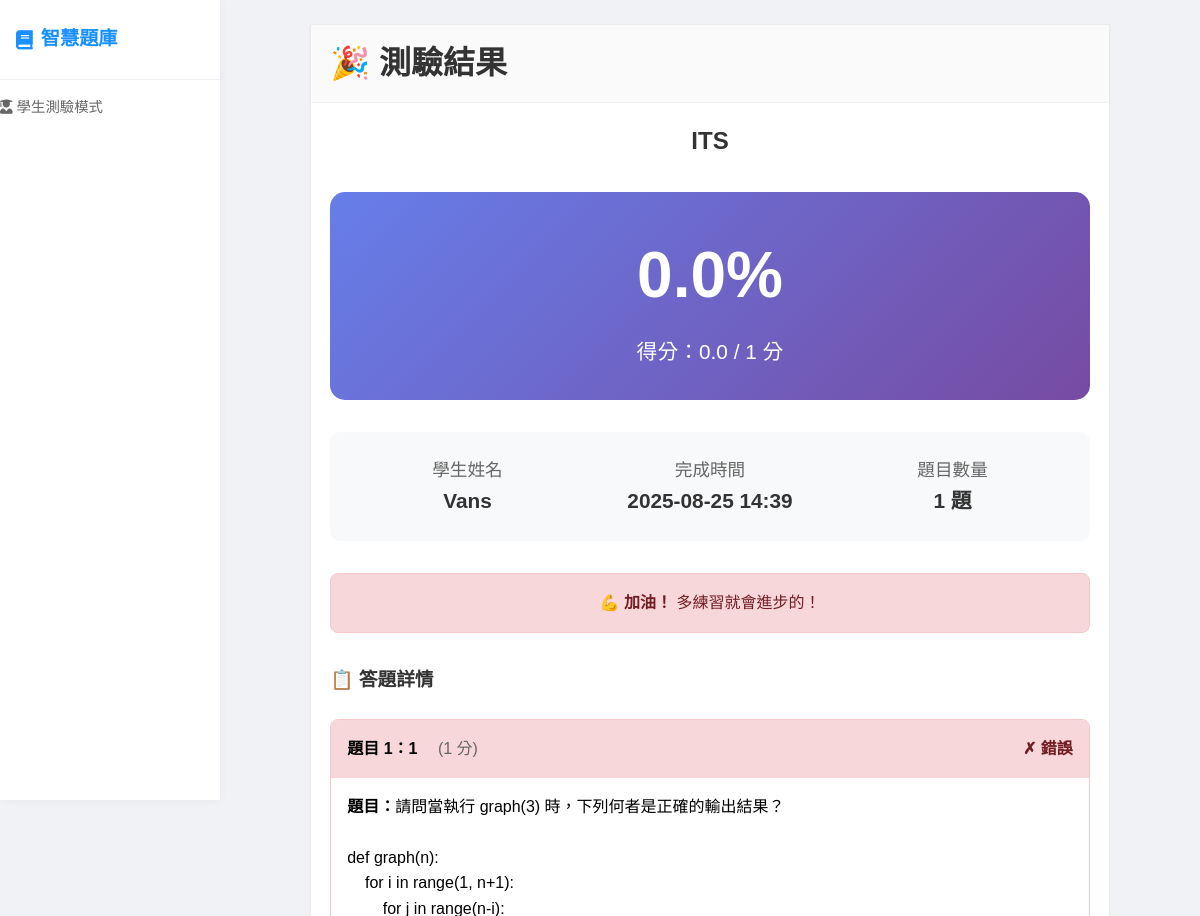
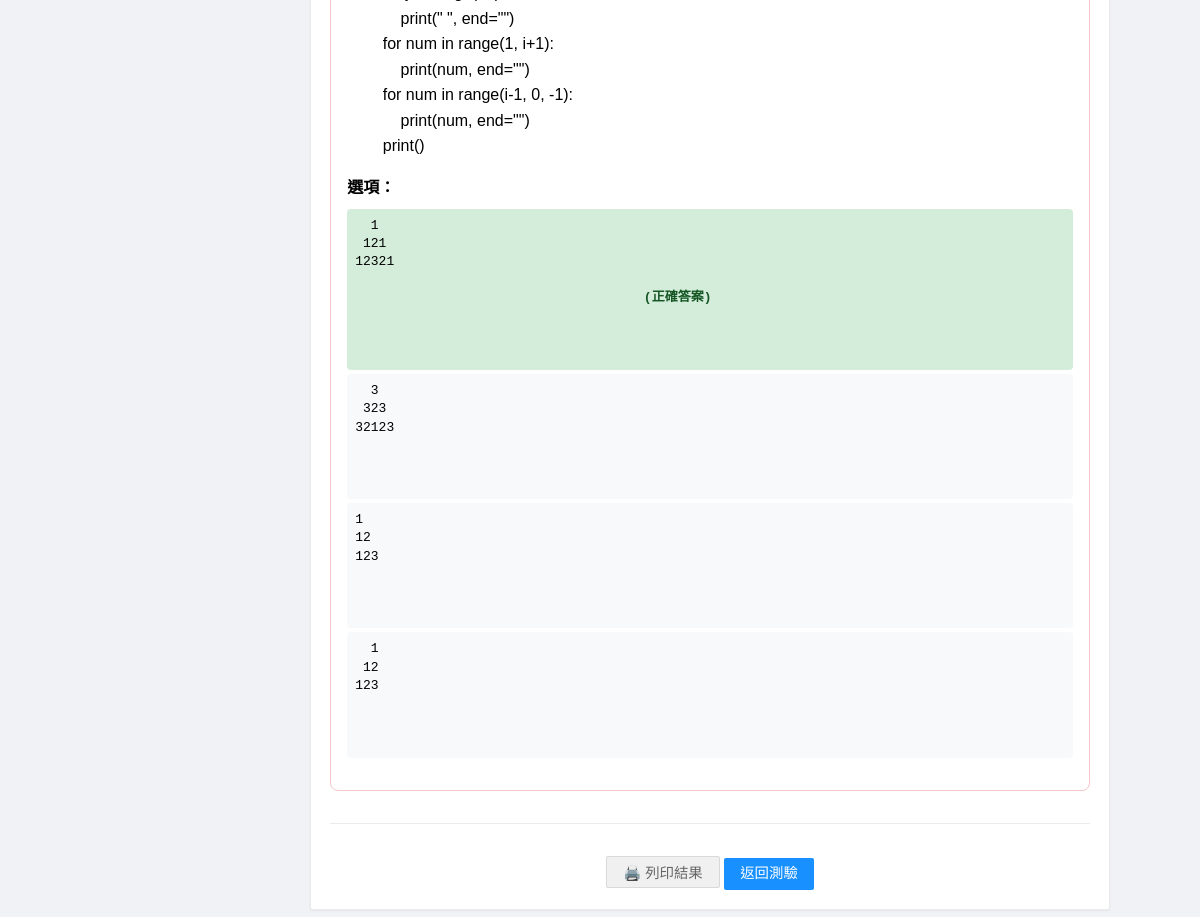
The app's page /result/1, older data (2 pictures, top to bottom).
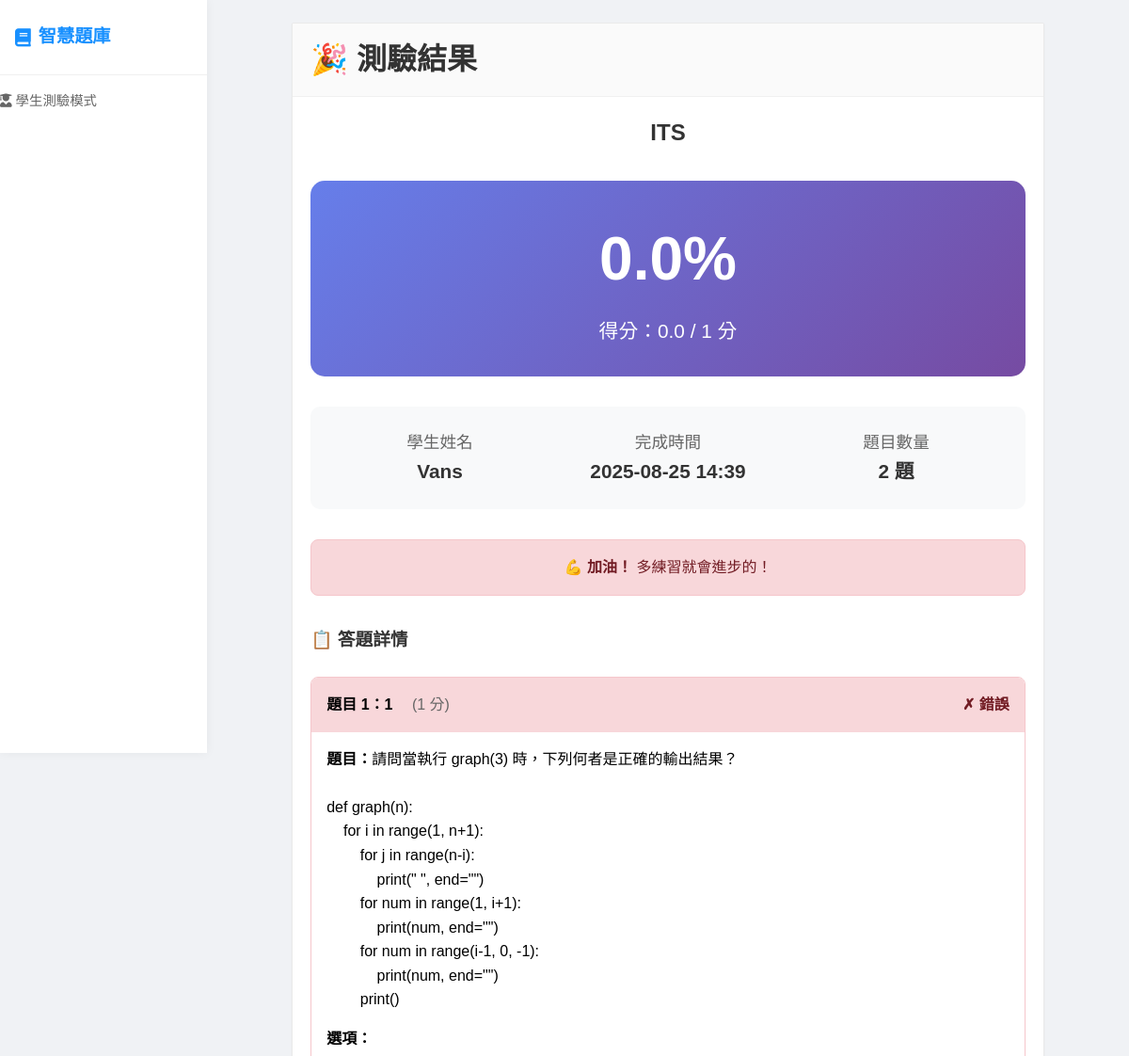
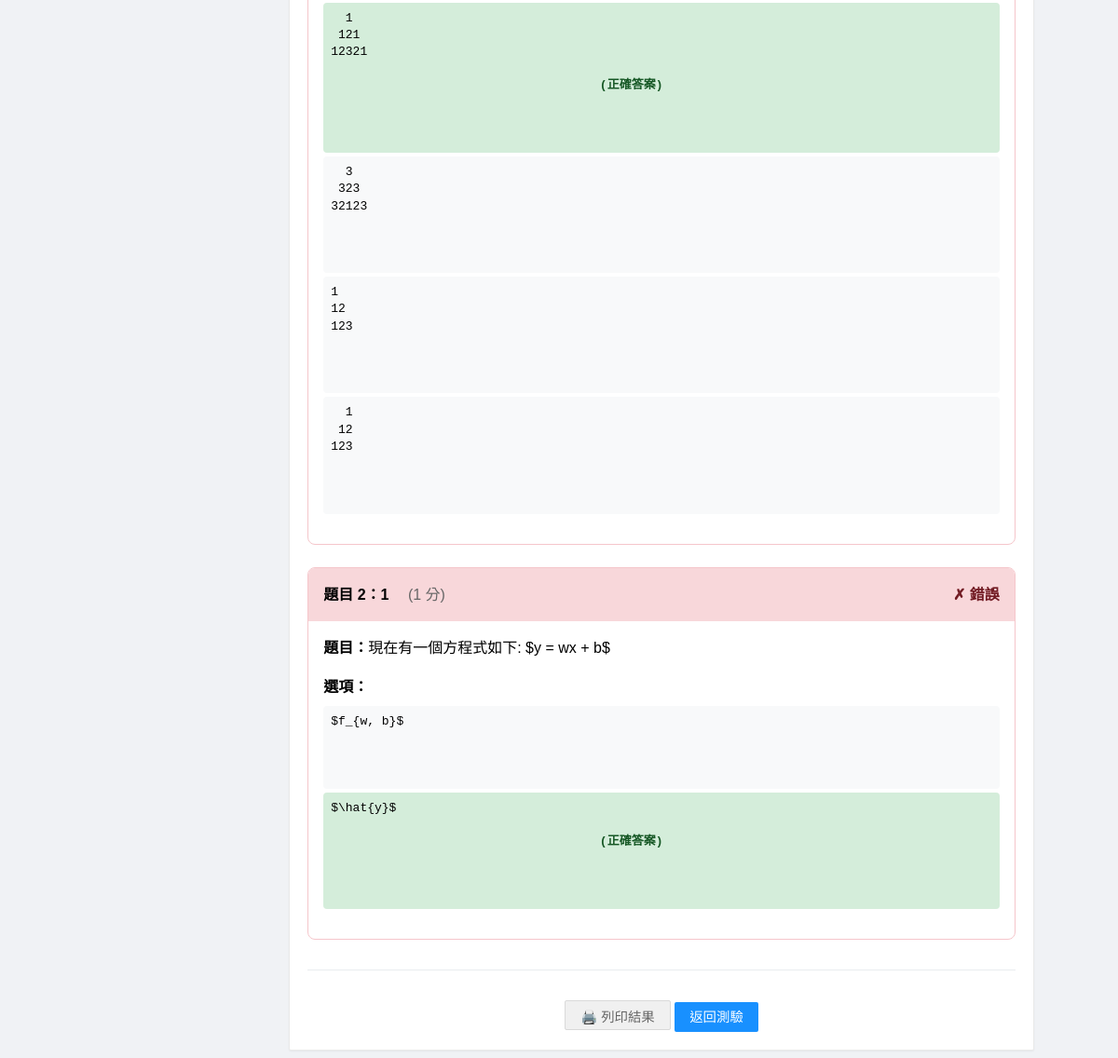
The same page, newer data (2 pictures, top to bottom).
### app.py (models this page shows)
class QuizBank(db.Model):
    id = db.Column(db.Integer, primary_key=True)
    title = db.Column(db.String(200), nullable=False)
    description = db.Column(db.Text)
    access_code = db.Column(db.String(10), unique=True, nullable=False)
    is_active = db.Column(db.Boolean, default=True)
    created_at = db.Column(db.DateTime, default=datetime.utcnow)
    teacher_id = db.Column(db.Integer, db.ForeignKey('user.id'), nullable=False)
    questions = db.relationship('Question', backref='quiz_bank', lazy=True, cascade='all, delete-orphan')
    submissions = db.relationship('Submission', backref='quiz_bank', lazy=True)

class Submission(db.Model):
    id = db.Column(db.Integer, primary_key=True)
    student_name = db.Column(db.String(100), nullable=False)
    student_email = db.Column(db.String(120))
    answers = db.Column(db.Text)  # JSON格式儲存答案
    score = db.Column(db.Float, default=0)
    total_points = db.Column(db.Integer, default=0)
    submitted_at = db.Column(db.DateTime, default=datetime.utcnow)
    quiz_bank_id = db.Column(db.Integer, db.ForeignKey('quiz_bank.id'), nullable=False)

class Question(db.Model):
    id = db.Column(db.Integer, primary_key=True)
    title = db.Column(db.String(200), nullable=False)
    question_text = db.Column(db.Text, nullable=False)
    question_type = db.Column(db.String(50), nullable=False)  # single_choice, multiple_choice, fill_blank, dropdown, parsons
    question_data = db.Column(db.Text)  # JSON格式儲存選項、正確答案等
    points = db.Column(db.Integer, default=1)
    order_index = db.Column(db.Integer, default=0)
    quiz_bank_id = db.Column(db.Integer, db.ForeignKey('quiz_bank.id'), nullable=False)
    created_at = db.Column(db.DateTime, default=datetime.utcnow)

### app.py (the view)
@app.route('/result/<int:submission_id>')
def view_result(submission_id):
    submission = Submission.query.get_or_404(submission_id)
    questions = Question.query.filter_by(quiz_bank_id=submission.quiz_bank_id).order_by(Question.order_index).all()
    student_answers = json.loads(submission.answers) if submission.answers else {}
    return render_template('result.html', submission=submission, questions=questions, student_answers=student_answers)

### app.py (called while the page is built)
@app.template_filter('from_json')
def from_json_filter(value):
    try:
        return json.loads(value) if value else {}
    except:
        return {}

### templates/result.html (shortened to what this page needs)
{% extends "quiz_base.html" %}
{% block content %}
<div style="max-width: 800px; margin: 0 auto;">
    <div class="card">
        <div class="card-header">
            <h1 style="margin: 0;">🎉 測驗結果</h1>
        </div>
        <div class="card-body">
            <div style="text-align: center; margin-bottom: 2rem;">
                <h2 style="color: #333; margin-bottom: 1rem;">{{ submission.quiz_bank.title }}</h2>
                <div style="background: linear-gradient(135deg, #667eea 0%, #764ba2 100%); color: white; padding: 2rem; border-radius: 15px; margin: 2rem 0;">
                    <div style="font-size: 4rem; font-weight: bold; margin-bottom: 0.5rem;">
                        {{ "%.1f"|format((submission.score / submission.total_points * 100) if submission.total_points > 0 else 0) }}%
                    </div>
                    <div style="font-size: 1.3rem;">
                        得分：{{ submission.score }} / {{ submission.total_points }} 分
                    </div>
                </div>
                <div style="background: #f8f9fa; padding: 1.5rem; border-radius: 10px; margin-bottom: 2rem;">
                    <div style="display: grid; grid-template-columns: repeat(auto-fit, minmax(150px, 1fr)); gap: 1rem; text-align: center;">
                        <div>
                            <div style="font-size: 1.1rem; color: #666;">學生姓名</div>
                            <div style="font-size: 1.3rem; font-weight: bold; color: #333;">{{ submission.student_name }}</div>
                        </div>
                        <div>
                            <div style="font-size: 1.1rem; color: #666;">完成時間</div>
                            <div style="font-size: 1.3rem; font-weight: bold; color: #333;">{{ submission.submitted_at.strftime('%Y-%m-%d %H:%M') }}</div>
                        </div>
                        <div>
                            <div style="font-size: 1.1rem; color: #666;">題目數量</div>
                            <div style="font-size: 1.3rem; font-weight: bold; color: #333;">{{ submission.quiz_bank.questions|length }} 題</div>
                        </div>
                    </div>
                </div>
                {% set percentage = (submission.score / submission.total_points * 100) if submission.total_points > 0 else 0 %}
                {% if percentage >= 80 %}
                <div style="background: #d4edda; border: 1px solid #c3e6cb; color: #155724; padding: 1rem; border-radius: 8px; margin-bottom: 1rem;">
                    <strong>🎉 優秀！</strong> 您的表現非常出色！
                </div>
                {% elif percentage >= 60 %}
                <div style="background: #fff3cd; border: 1px solid #ffeaa7; color: #856404; padding: 1rem; border-radius: 8px; margin-bottom: 1rem;">
                    <strong>👍 良好！</strong> 繼續努力，您會做得更好！
                </div>
                {% else %}
                <div style="background: #f8d7da; border: 1px solid #f5c6cb; color: #721c24; padding: 1rem; border-radius: 8px; margin-bottom: 1rem;">
                    <strong>💪 加油！</strong> 多練習就會進步的！
                </div>
                {% endif %}
            </div>
            <div style="margin-top: 2rem;">
                <h3 style="margin-bottom: 1.5rem; color: #333;">📋 答題詳情</h3>
                {% set student_answers = student_answers if student_answers is defined else submission.answers | from_json %}
                {% for question in submission.quiz_bank.questions %}
                {% set question_data = question.question_data | from_json %}
                {% set user_answer = student_answers.get(question.id|string) %}
                {% set is_correct = false %}
                {% if question.question_type in ['single_choice', 'dropdown'] %}
                    {% set correct_answer = question_data.get('correct_answer') %}
                    {% set is_correct = false %}
                    {% if user_answer == correct_answer %}
                        {% set is_correct = true %}
                    {% elif (user_answer|string) == (correct_answer|string) %}
                        {% set is_correct = true %}
                    {% elif (user_answer|string).strip() == (correct_answer|string).strip() %}
                        {% set is_correct = true %}
                    {% else %}
                        {% set user_normalized = (user_answer|string).replace('\r\n', '\n').replace('\r', '\n').strip() if user_answer else "" %}
                        {% set correct_normalized = (correct_answer|string).replace('\r\n', '\n').replace('\r', '\n').strip() if correct_answer else "" %}
                        {% if user_normalized == correct_normalized %}
                            {% set is_correct = true %}
                        {% endif %}
                    {% endif %}
                {% elif question.question_type == 'multiple_choice' %}
                    {% set correct_answers = question_data.get('correct_answers', []) %}
                    {% set user_answers_set = user_answer if user_answer is iterable and user_answer is not string else [] %}
                    {% set is_correct = (user_answers_set|sort == correct_answers|sort) %}
                {% elif question.question_type == 'fill_blank' %}
                    {% set correct_answer = question_data.get('correct_answer', '').lower().strip() %}
                    {% set user_answer_clean = (user_answer or '').lower().strip() %}
                    {% set is_correct = (user_answer_clean == correct_answer) %}
                {% elif question.question_type == 'parsons' %}
                    {% set correct_order = question_data.get('correct_order', []) %}
                    {% set user_order = [] %}
                    {% if user_answer is mapping and user_answer.order is defined %}
                        {% set user_order = user_answer.order if user_answer.order is iterable and user_answer.order is not string else [] %}
                    {% elif user_answer is mapping %}
                        {% for i in range(1, (correct_order|length) + 1) %}
                            {% if user_answer[i|string] is defined %}
                                {% set _ = user_order.append(user_answer[i|string]) %}
                            {% endif %}
                        {% endfor %}
                    {% else %}
                        {% set user_order = user_answer if user_answer is iterable and user_answer is not string else [] %}
                    {% endif %}
                    {% set is_correct = (user_order|length == correct_order|length) and user_order == correct_order %}
                    {% if not is_correct and user_order|length == correct_order|length %}
                        {% set user_set = user_order|sort %}
                        {% set correct_set = correct_order|sort %}
                        {% if user_set == correct_set %}
                            {% set is_correct = true %}
                        {% endif %}
                    {% endif %}
                {% endif %}
                <div class="question-result" style="border: 1px solid {{ '#c3e6cb' if is_correct else '#f5c6cb' }}; border-radius: 8px; margin-bottom: 1.5rem; overflow: hidden;">
                    <div style="background: {{ '#d4edda' if is_correct else '#f8d7da' }}; padding: 1rem; display: flex; justify-content: space-between; align-items: center;">
                        <div>
                            <strong>題目 {{ loop.index }}：{{ question.title }}</strong>
                            <span style="margin-left: 1rem; color: #666;">({{ question.points }} 分)</span>
                        </div>
                        <div style="font-weight: bold; color: {{ '#155724' if is_correct else '#721c24' }};">
                            {{ '✓ 正確' if is_correct else '✗ 錯誤' }}
                        </div>
                    </div>
                    <div style="padding: 1rem;">
                        <div style="margin-bottom: 1rem;">
                            <strong>題目：</strong><span style="white-space: pre-wrap;">{{ question.question_text | trim }}</span>
                        </div>
                        {% if question.question_type in ['single_choice', 'multiple_choice'] %}
                        <div style="margin-bottom: 1rem;">
                            <strong>選項：</strong>
                            <div style="margin-top: 0.5rem;">
                                {% for option in question_data.options %}
                                {% set is_user_choice = (option == user_answer) or (user_answer and option in user_answer) %}
                                {% set is_correct_option = (option == question_data.get('correct_answer')) or (option in question_data.get('correct_answers', [])) %}
                                <div style="padding: 0.5rem; margin: 0.25rem 0; border-radius: 4px;
                                     white-space: pre; font-family: 'Courier New', monospace; font-size: 13px; line-height: 1.4;
                                     text-indent: 0; margin-left: 0; overflow-x: auto;
                                     background: {% if is_correct_option %}#d4edda{% elif is_user_choice %}#f8d7da{% else %}#f8f9fa{% endif %};">{{ option }}
                                    {% if is_correct_option %}
                                    <span style="color: #155724; font-weight: bold;"> (正確答案)</span>
                                    {% endif %}
                                </div>
                                {% endfor %}
                            </div>
                        </div>
                        {% endif %}
                    </div>
                </div>
                {% endfor %}
            </div>
            <div style="text-align: center; margin-top: 2rem; padding-top: 2rem; border-top: 1px solid #e9ecef;">
                <button onclick="window.print()" class="btn btn-secondary">🖨️ 列印結果</button>
                <a href="/quiz/{{ submission.quiz_bank.access_code }}" class="btn">返回測驗</a>
            </div>
        </div>
    </div>
</div>
{% endblock %}

### templates/quiz_base.html (shortened to what this page needs)
<!DOCTYPE html>
<html lang="zh-TW">
<head>
    <link rel="stylesheet" href="{{ url_for('static', filename='css/style.css') }}">
    <link rel="stylesheet" href="https://cdnjs.cloudflare.com/ajax/libs/font-awesome/5.15.4/css/all.min.css">
</head>
<body>
    <div class="container">
        <nav class="navbar">
            <h1><i class="fas fa-book"></i> 智慧題庫</h1>
            <div class="nav-links">
                <span style="color: #666; font-size: 0.9rem;">
                    <i class="fas fa-user-graduate"></i> 學生測驗模式
                </span>
            </div>
        </nav>
        <div class="content">
            {% block content %}{% endblock %}
        </div>
    </div>
</body>
</html>

### static/css/style.css (style rules this page uses)
* { margin: 0; padding: 0; box-sizing: border-box; }
body { font-family: 'Microsoft JhengHei', Arial, sans-serif; line-height: 1.6; background: #f0f2f5; min-height: 100vh; }
.container { display: flex; min-height: 100vh; }
.navbar { width: 220px; background: #fff; color: #333; box-shadow: 0 0 10px rgba(0,0,0,0.05); display: flex; flex-direction: column; padding: 0; position: fixed; height: 100vh; z-index: 100; }
.navbar h1 { font-size: 1.2rem; font-weight: bold; padding: 1.5rem 1rem; color: #1890ff; border-bottom: 1px solid #f0f0f0; margin: 0; display: flex; align-items: center; gap: 8px; }
.navbar .nav-links { display: flex; flex-direction: column; padding: 1rem 0; }
.content { flex: 1; padding: 1.5rem 2rem; margin-left: 220px; background: #f0f2f5; }
.btn { display: inline-flex; align-items: center; justify-content: center; padding: 0.5rem 1rem; background: #1890ff; color: white; text-decoration: none; border: none; border-radius: 2px; cursor: pointer; font-size: 0.9rem; font-weight: 500; transition: all 0.2s; height: 32px; gap: 5px; }
.btn-secondary { background: #f0f0f0; color: #666; border: 1px solid #d9d9d9; }
.card { background: white; border-radius: 2px; box-shadow: 0 1px 2px rgba(0,0,0,0.05); margin-bottom: 1rem; overflow: hidden; transition: all 0.3s; border: 1px solid #eaeaea; }
.card-header { background: #fafafa; color: #333; padding: 0.8rem 1.2rem; font-weight: 500; border-bottom: 1px solid #f0f0f0; display: flex; justify-content: space-between; align-items: center; }
.card-body { padding: 1.2rem; }

Row changes from the older to the newer data that the page shows:
added Question: title "1", points "1", value "✗ 錯誤", question_text "現在有一個方程式如下: $y = wx + b$", options "$f_{w, b}$" "$\\hat{y}$"
Text that changed along with them:
{{ submission.quiz_bank.questions|length }}: "1" → "2"
